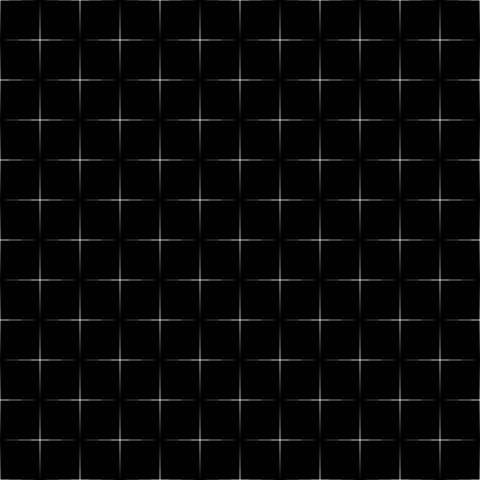
Frame 1 (no input)
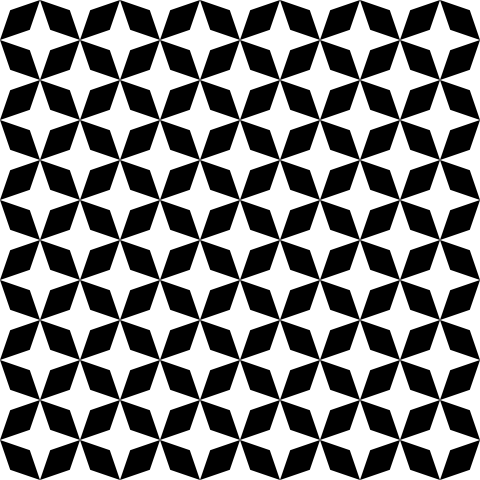
Frame 60 (the mouse pressed at the canvas centre just before this capture)
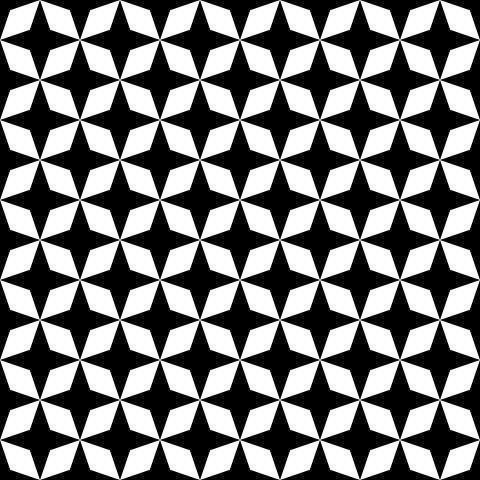
Frame 120 (the mouse held since frame 60 and released just before this capture)

The Processing sketch that drew these frames (run headless with seeded random() and noise(); from frame 60 on, the mouse is pressed at the canvas centre):

// Processing sketch: processing_157390
// ── processing_157390.pde

Quadrat q; 
float factor; 
float rSize; 

void setup() {
  size(480, 480); 
  background(0); 
  smooth();
  noStroke();

  rSize = 40; 
  q = new Quadrat(rSize, rSize);
}

void draw() {
  background(0); 
  fill(255);   

  float angle; 
  int counter = 0; 
  factor = map(cos(radians(frameCount)), -1, 1, 0.01, 0.99);
  
  if (factor < 0.5) {
    background(0);
    fill(255);
  } else {
    background(255);
    fill(0);
  }
  
  for (float y = rSize/2; y < height; y += rSize) {
    for (float x = rSize/2; x < width; x += rSize) {
      angle = (counter%2 == 0) ? 0 : PI/2; 
      q.drawQuadrat(x, y, factor, angle);
      counter++;
    }
    if((int(width/rSize))% 2 == 0){
      counter++;
    }
    //counter++;
  }
}

class Quadrat {
  PVector[] ecken; 

  Quadrat(float _w, float _h) {
    ecken = new PVector[4];

    ecken[0] = new PVector(-_w/2, -_h/2);
    ecken[1] = new PVector(_w/2, -_h/2);
    ecken[2] = new PVector(_w/2, _h/2);
    ecken[3] = new PVector(-_w/2, _h/2);
  }

  void drawQuadrat1(float _mx, float _my, float _factor, float _rotAngle) {
    PVector v; 

    pushMatrix();
    translate(_mx, _my);
    beginShape();  
    v = PVector.lerp(ecken[0], ecken[1], _factor); 
    vertex(v.x, v.y);     
    v = PVector.lerp(ecken[1], ecken[2], _factor); 
    vertex(v.x, v.y);          
    v = PVector.lerp(ecken[2], ecken[3], _factor); 
    vertex(v.x, v.y);      
    v = PVector.lerp(ecken[3], ecken[0], _factor); 
    vertex(v.x, v.y); 
    endShape(CLOSE);

    popMatrix();
  }

  void drawQuadrat(float _mx, float _my, float _factor, float _rotAngle) {
    PVector v; 

    pushMatrix();
    translate(_mx, _my); 
    rotate(_rotAngle); 
    beginShape();  
    v = PVector.lerp(ecken[0], ecken[2], _factor); 
    vertex(v.x, v.y);     
    vertex(ecken[1].x, ecken[1].y);      
    v = PVector.lerp(ecken[2], ecken[0], _factor); 
    vertex(v.x, v.y);      
    vertex(ecken[3].x, ecken[3].y);   
    endShape(CLOSE);

    popMatrix();
  }
} 
